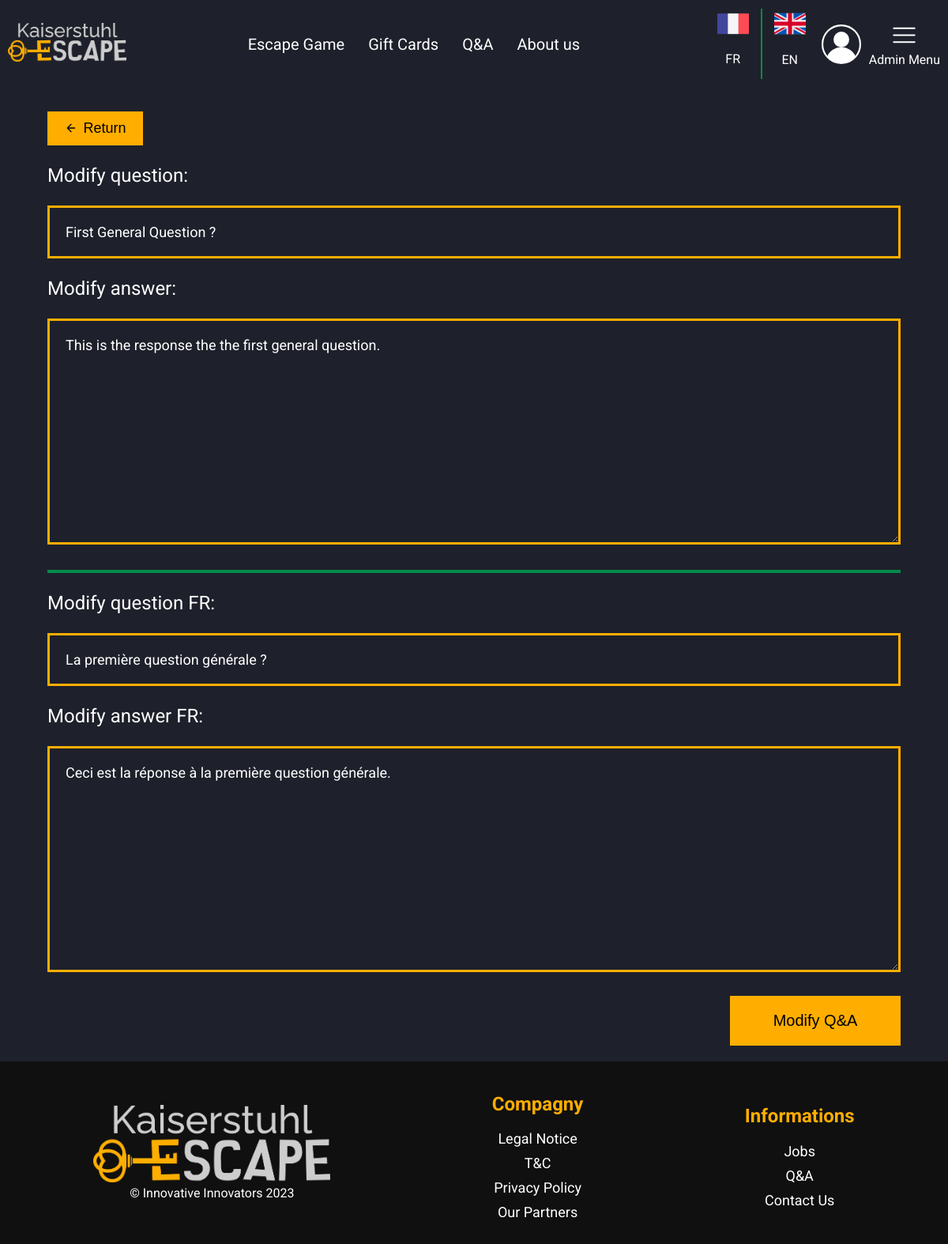
Page /index.php?action=admin&page=qAndAQuestionsModify&id_qAndAQ=3 (signed in) on the committed database.
### tables this page shows
CREATE TABLE `qAndAQuestion` (
  `id_qAndAQuestion` int(11) NOT NULL,
  `title` varchar(255) DEFAULT NULL,
  `titleFR` varchar(255) DEFAULT NULL,
  `answer` text DEFAULT NULL,
  `answerFR` text DEFAULT NULL,
  `id_qAndACat` int(11) DEFAULT NULL
);

### vue/vue.class.php (called while the page is built, shortened)
<?php
class vue
{
    private $fichierVue;
    public function __construct($action)
    {
        $this->fichierVue = "vue/vue" . $action . ".php";
    }
    public function afficher($data, $title)
    {
        require $this->fichierVue;
        require "gabarit.php";
    }
}

### controleur/ctrAdmin.class.php (called while the page is built, shortened)
<?php
require_once "modele/qAndA.class.php";
require_once "modele/escapeGame.class.php";
require_once "vue/vue.class.php";
class ctrAdmin
{
    public $qAndAs;
    public function __construct()
    {
        $this->qAndAs = new qAndA();
    }
    public function qAndAQuestionsModify($idQ)
    {
        $qAndAQs = $this->qAndAs->getOneQandAQuestion($idQ);
        $title = "Administration Q&A - Modify a Q&A - Kaiserstuhl escape";
        $objVue = new vue("AdminQAndAQuestionsModify");
        $objVue->afficher(array("qAndAQs" => $qAndAQs), $title);
    }
}

### index.php (called while the page is built, shortened)
<?php
require "includes/default_config.php";
$objRouteur = new Routeur();
$objRouteur->routeurRequete();

### modele/qAndA.class.php (called while the page is built, shortened)
<?php
require_once "modele/bdd.class.php";
class qAndA extends bdd
{
    public function getOneQandAQuestion($idQ)
    {
        $req = "SELECT * FROM qAndAQuestion WHERE id_qAndAQuestion = ?";
        $data = array($idQ);
        $qAndAQ = $this->execReqPrep($req, $data);
        if($qAndAQ!=null)
            return $qAndAQ[0];
        else
            return $qAndAQ;
    }
}

### includes/default_config.php (called while the page is built, shortened)
<?php
$conf = new stdClass();
$conf->DBHOST = config::$DBHost ?? "localhost";
$conf->DBUSER = config::$DBUser ?? "root";
$conf->DBNAME = config::DBNAME;
$conf->DBPWD = config::$DBPwd ?? "admin";

### modele/bdd.class.php (called while the page is built, shortened)
<?php
abstract class bdd
{
    private $bdd;
    private function connexionBDD()
    {
        global $conf;
        if (!isset($this->bdd))
            try {
                $options = array(PDO::MYSQL_ATTR_INIT_COMMAND => "SET NAMES utf8");
                $this->bdd = new PDO('mysql:host=' . $conf->DBHOST . ';dbname=' . $conf->DBNAME, $conf->DBUSER, $conf->DBPWD, $options);
            } catch (Exception $err) {
                throw new Exception("Connexion à la BDD");
            }
        return $this->bdd;
    }
    protected function execReqPrep($req, $data)
    {
        $reponse = $this->connexionBDD()->prepare($req);
        if ($reponse->execute($data)) {
            $resultat = $reponse->fetchAll(PDO::FETCH_ASSOC);
            if (!empty($resultat))
                return $resultat;
            else
                return $reponse->rowCount();
        }
        return FALSE;
    }
}

### vue/vueAdminQAndAQuestionsModify.php (the view)
<a href="index.php?action=admin&page=qAndAQuestions&id_qAndACat=<?= $qAndAQs['id_qAndACat'] ?>"><button class="returnAdmin"><svg xmlns="http://www.w3.org/2000/svg" width="16" height="16" viewBox="0 0 24 24" fill="none" stroke="#000" stroke-width="2" stroke-linecap="round" stroke-linejoin="round"><path d="M19 12H6M12 5l-7 7 7 7"/></svg> <?= ADMIN_QANDA_RETURN ?> </button></a>
<div class="deuxTiers">
    <form class="formAdmin" action="index.php?action=admin&page=qAndAQuestionsModify_S&id_qAndACat=<?= $qAndAQs['id_qAndACat'] ?>&id_qAndAQ=<?= $qAndAQs['id_qAndAQuestion'] ?>" method="post">
    <label>
        <p class="titleAdminQAndA"> <?= ADMIN_QANDA_MOD_QANDA_Q ?>:</p>
        <input class="addTitle" type="text" name="question" id="question" value="<?= $qAndAQs['title'] ?>">
    </label>
    <label>
        <p class="titleAdminQAndA"> <?= ADMIN_QANDA_MOD_QANDA_A ?>:</p>
        <textarea class="addTitle" type="text" name="answer" id="answer"><?= $qAndAQs['answer'] ?></textarea>
    </label>
    <div class="greenBar"></div>
    <label>
        <p class="titleAdminQAndA"> <?= ADMIN_QANDA_MOD_QANDA_Q_FR ?>:</p>
        <input class="addTitle" type="text" name="questionFR" id="questionFR" value="<?= $qAndAQs['titleFR'] ?>">
    </label>
    <label>
        <p class="titleAdminQAndA"> <?= ADMIN_QANDA_MOD_QANDA_A_FR ?>:</p>
        <textarea class="addTitle" type="text" name="answerFR" id="answerFR"><?= $qAndAQs['answerFR'] ?></textarea>
    </label>
    <input class="yellowButton" type="submit" value="<?= ADMIN_QANDA_MOD_QANDA_SUBMIT ?>">
    </form>
</div>

### styles/style.css (style rules this page uses)
:root { --background: #1E212B; --yellow: #FFAE00; --green: #038C4C; --black: #101010; --lightBlue: #373D50; --red: #fb4d3d; --lightGrey: #a4a4a4; --veryLightBlue: #6A7497; --grey: #D9D9D9; }
html, body { height: 100%; }
body { margin: 0; background-color: var(--background); font-family: 'Roboto', sans-serif; display: grid; grid-template-rows: auto 1fr auto; grid-template-columns: 100%; }
input[type="submit"], button { cursor: pointer; }
.newAmount input[type=submit], .yellowButton { background-color: var(--yellow); border: none; padding: 20px 30%; font-size: 20px; }
.addTitle { border: var(--yellow) 3px solid; background-color: var(--background); color: white; padding: 20px; width: 80%; }
.titleAdminQAndA { font-size: 20px; }
a > button.returnAdmin { display: flex; align-items: center; gap: 8px; font-size: 18px; background-color: var(--yellow); padding: 2% 4%; margin-top: 30px; border: none; }
a { text-decoration: none; }
textarea.addTitle { height: 240px; }
.formAdmin { display: grid; justify-content: center; grid-template-columns: 1fr; }
.formAdmin > label { display: grid; grid-template-columns: 1fr; }
.formAdmin > label > input[type=text], .formAdmin > label > textarea { font-family: 'Roboto', sans-serif; font-size: 14px; width: auto; }
.formAdmin > input[type=submit], .formAdminEG > input[type=submit] { padding: 20px 0%; text-align: center; margin: 0% 10%; margin-top: 30px; font-size: 20px; }
.deuxTiers { min-height: 66vh; display: grid; grid-template-columns: 1fr; align-items: center; }
.greenBar { border: var(--green) solid 2px; margin-block-start: 2em; margin-block-end: 0.5em; }

### styles/stylePC.css (style rules this page uses)
.titleAdminQAndA { font-size: 24px; }
.formAdmin > input[type=submit] { margin: 0% 0% 0% 80%; margin-top: 30px; }
.formAdmin > label > input[type=text], .formAdmin > label > textarea { font-size: 18px; }
a > button.returnAdmin { padding: 1% 2%; }
.greenBar { margin-block-end: 0; }
.newAmount input[type="submit"], .yellowButton { padding: 20px 60px; }

### rows in the picture
qandaquestion: question "First General Question ?", answer "This is the response the the first general question.", questionFR "La première question générale ?", answerFR "Ceci est la réponse à la première question générale."

### other values in the picture
MENU_ESCAPE_GAME "Escape Game"
MENU_GIFT_CARDS "Gift Cards"
MENU_Q_AND_A "Q&A"
MENU_ABOUT_US "About us"
ACCOUNT_HOVER_SETTINGS "Account settings"
ADMIN_QANDA_RETURN "Return"
ADMIN_QANDA_MOD_QANDA_Q "Modify question"
ADMIN_QANDA_MOD_QANDA_A "Modify answer"
ADMIN_QANDA_MOD_QANDA_Q_FR "Modify question FR"
ADMIN_QANDA_MOD_QANDA_A_FR "Modify answer FR"
FOOTER_COMPAGNY "Compagny"
FOOTER_LEGAL_NOTICE "Legal Notice"
FOOTER_T_AND_C "T&C"
FOOTER_PRIVACY_POLICY "Privacy Policy"
FOOTER_PARTNERS "Our Partners"
